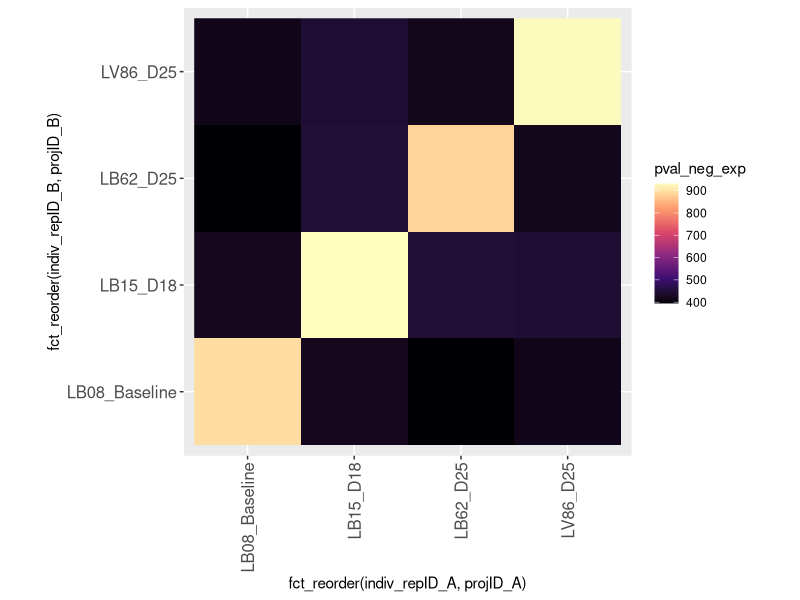

This chart was generated by the following R code:
#!/usr/bin/env Rscript

# Plot heatmap of the exponents of SMaSH pvalues (because the pvalue floats are too small for R to handle for many datasets)

## Pass in args for plot size and text size
args <- commandArgs(trailingOnly=TRUE)
# test if there is at least one arguments: if not, set default plot width (in cm)
if (length(args)==0) {
  args[1] <- 30
} else if (length(args)==1) {
  # default plot test size
  args[2] = 4
}

plotWidth <- args[1]
plotTextSize <- args[2]

## Setup
library(readr)
library(stringr)
library(tidyr)
library(dplyr)
library(forcats)
library(ggplot2)

## Read in data
pval_out <- read_tsv("pval_out.txt", col_types = paste(rep("c",360), collapse=''))

pval_out <- pval_out %>%
  mutate(across(ends_with(".bam"), function(x) str_extract(x, pattern = "E-[0-9]+")),
         across(ends_with(".bam"), function(x) as.numeric(str_extract(x, pattern = "[0-9]+"))))

to_plot <- pval_out %>%
  rename(sample_A = ".") %>%
  pivot_longer(cols = ends_with(".bam"),
               names_to = "sample_B",
               values_to = "pval_neg_exp") %>%
  mutate(sample_A = str_replace_all(sample_A, "-", "_"),
         sample_B = str_replace_all(sample_B, "-", "_")) %>%
  separate_wider_delim(cols = c("sample_A"),
                       delim = "_",
                       names = c("projID_A", "sampID_A", "indivID_A", "repID_A"),
                       too_many = "drop") %>%
  separate_wider_delim(cols = c("sample_B"),
                       delim = "_",
                       names = c("projID_B", "sampID_B", "indivID_B", "repID_B"),
                       too_many = "drop") %>%
  mutate(self = indivID_A == indivID_B,
         proj_sampID_A = paste0(projID_A, sampID_A),
         proj_sampID_B = paste0(projID_B, sampID_B),
         indiv_repID_A = paste0(indivID_A, "_", repID_A),
         indiv_repID_B = paste0(indivID_B, "_", repID_B)) %>%
  select(proj_sampID_A, proj_sampID_B, everything())

p <- to_plot %>%
  ggplot(data=., aes(x=fct_reorder(indiv_repID_A, projID_A), 
                     y=fct_reorder(indiv_repID_B, projID_B), 
                     fill=pval_neg_exp)) +
  geom_raster() +
  scale_fill_viridis_c(option="magma") +
  theme(axis.text = element_text(size=plotTextSize),
        axis.text.x = element_text(angle=90, hjust = 1, vjust=0.5),
        aspect.ratio = 1) 

ggsave(filename = "SMaSH_pval_heatmap.png", plot = p, device = "png", width = plotWidth, height = plotWidth, units = "cm")

